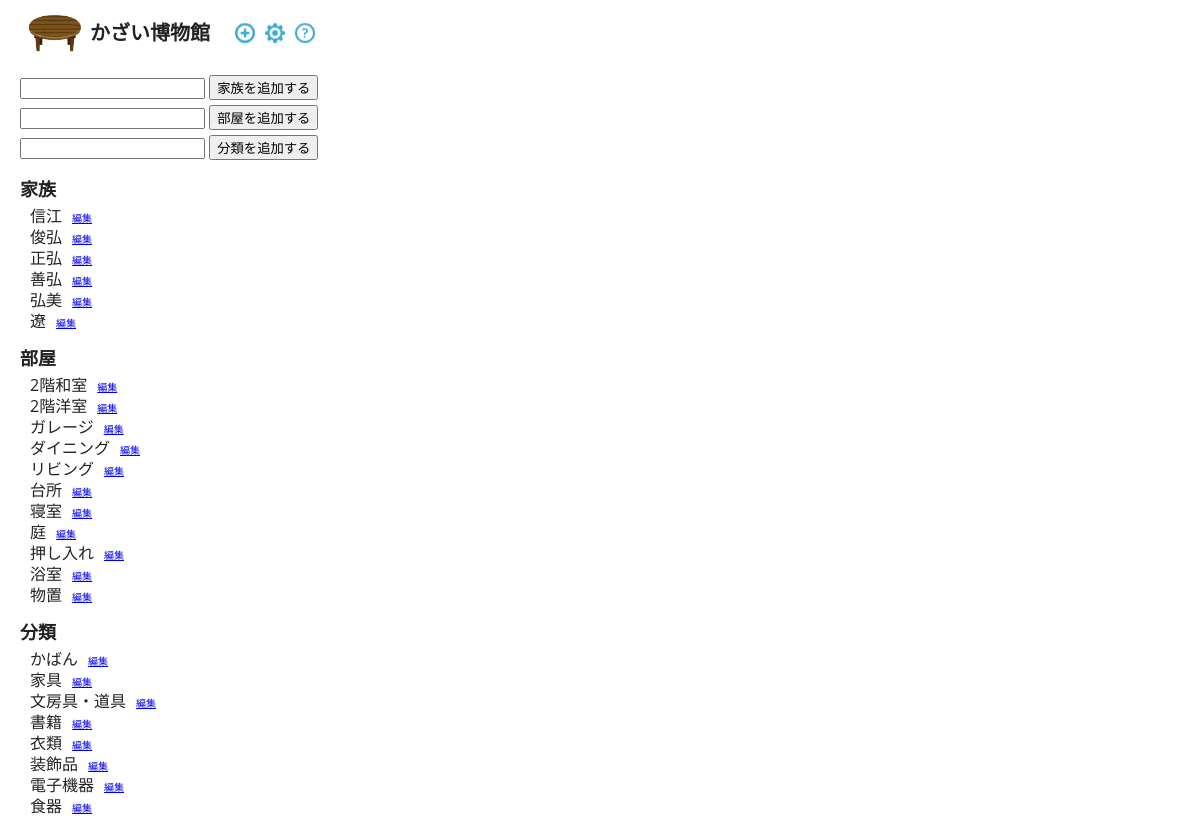
Screenshot of /setting.php with the database file from the repository.
### tables this page shows
CREATE TABLE `household_member` (
  `member_id` int(11) NOT NULL,
  `name` varchar(64) NOT NULL,
  `in_date` datetime NOT NULL
);

CREATE TABLE `household_room` (
  `room_id` int(11) NOT NULL,
  `room` varchar(64) NOT NULL,
  `in_date` datetime NOT NULL
);

CREATE TABLE `household_category` (
  `category_id` int(11) NOT NULL,
  `category` varchar(64) NOT NULL,
  `in_date` datetime NOT NULL
);

### setting.php (the view, shortened to what this page needs)
<?php
$pdo = db_conn();
$stmt = $pdo->prepare('SELECT * FROM household_member');
$status = $stmt->execute();
$member_view = '';
if ($status === false) {
    sql_error($stmt);
} else {
    while ($result = $stmt->fetch(PDO::FETCH_ASSOC)) {
        $member_view .= '<p>';
        $member_view .= $result['name'];
        $member_view .= '<a href="edit_setting.php?member_id=' . $result['member_id'] . '" class="edit_link">';
        $member_view .= '編集';
        $member_view .= '</a>';
    }
}
$stmt = $pdo->prepare('SELECT * FROM household_room ORDER BY room ASC');
$status = $stmt->execute();
$room_view = '';
if ($status === false) {
    sql_error($stmt);
} else {
    while ($result = $stmt->fetch(PDO::FETCH_ASSOC)) {
        $room_view .= '<p>';
        $room_view .= $result['room'];
        $room_view .= '<a href="edit_setting.php?room_id=' . $result['room_id'] . '" class="edit_link">';
        $room_view .= '編集';
        $room_view .= '</a>';
    }
}
$stmt = $pdo->prepare('SELECT * FROM household_category ORDER BY category ASC');
$status = $stmt->execute();
$category_view = '';
if ($status === false) {
    sql_error($stmt);
} else {
    while ($result = $stmt->fetch(PDO::FETCH_ASSOC)) {
        $category_view .= '<p>';
        $category_view .= $result['category'];
        $category_view .= '<a href="edit_setting.php?category_id=' . $result['category_id'] . '" class="edit_link">';
        $category_view .= '編集';
        $category_view .= '</a>';
    }
}
?>
<!DOCTYPE html>
<html lang="ja">
  <head>
    <link rel="stylesheet" href="css/reset.css" />
    <link rel="stylesheet" href="css/style.css" />
  </head>
  <body>
    <div class="title_area">
      <a href="index.php"><img class="logo" src="image/table_chabudai.png" alt="ちゃぶ台アイコン" title="アイテム一覧"/></a>
      <h2>かざい博物館</h2>
      <a href="capture.php">
        <img class="icon" src="image/プラスのアイコン.png" alt="アイテム追加" title="アイテムを追加する">
      </a>
      <a href="setting.php">
        <img class="icon" src="image/設定アイコン.png" alt="設定" title="メンバーや部屋を登録する">
      </a>
      <a href="https://github.com/yoshi-fujita/dev23_php03_kadai/blob/main/README.md" target="_blank">
        <img class="icon" src="image/はてなのアイコン.png" alt="ヘルプ" title="ヘルプ">
      </a>
    </div>
    <div class="container">
      <div class="new_member">
        <form method="post">
          <input type="text" name="name" required>
          <input type="submit" value="家族を追加する">
        </form>
      </div>
      <div class="new_room">
        <form method="post">
         <input type="text" name="room" required>
         <input type="submit" value="部屋を追加する">
        </form>
      </div>
      <div class="new_category">
        <form method="post">
         <input type="text" name="category" required>
         <input type="submit" value="分類を追加する">
        </form>
      </div>
      <h3>家族</h3>
      <?= $member_view ?>
      <h3>部屋</h3>
      <?= $room_view ?>
      <h3>分類</h3>
      <?= $category_view ?>
    </div>
</body>
</html>

### css/style.css (style rules this page uses)
html { font-size: 62.5%; scroll-behavior: smooth; }
body { font-family: "Open Sans", "ヒラギノ角ゴ ProN W3", Hiragino Kaku Gothic ProN, "メイリオ", Meiryo, sans-serif; font-size: 1.6rem; color: #222; }
.title_area { position: absolute; top: 0px; left: 20px; background: rgba(255, 255, 255, 0.7); display: flex; align-items: center; }
.logo { padding: 2px; height: 50px; }
.icon { padding: 2px 0 0; height: 20px; }
.title_area h2 { font-size: 2.0rem; font-weight: bold; margin: 0 20px 0 0; }
.title_area a { padding: 5px; }
.container { position: absolute; top: 75px; left: 20px; }
.container p { margin: 0 0 5px 10px; }
.container a { font-size: 1.0rem; }
.edit_link { margin: 0 0 0 10px; }
.new_member { margin: 0 0 5px 0px; }
.new_category { margin: 5px 0 0 0; }
h3 { font-size: 1.8rem; font-weight: bold; margin: 20px 0 10px; }

### rows the page displays
household_member: value "信江 編集"
household_member: value "俊弘 編集"
household_member: value "正弘 編集"
household_member: value "善弘 編集"
household_member: value "弘美 編集"
household_member: value "遼 編集"
household_room: value "2階和室 編集"
household_room: value "2階洋室 編集"
household_room: value "ガレージ 編集"
household_room: value "ダイニング 編集"
household_room: value "リビング 編集"
household_room: value "台所 編集"
household_room: value "寝室 編集"
household_room: value "庭 編集"
household_room: value "押し入れ 編集"
household_room: value "浴室 編集"
household_room: value "物置 編集"
household_category: value "かばん 編集"
household_category: value "家具 編集"
household_category: value "文房具・道具 編集"
household_category: value "書籍 編集"
household_category: value "衣類 編集"
household_category: value "装飾品 編集"
household_category: value "電子機器 編集"
household_category: value "食器 編集"
